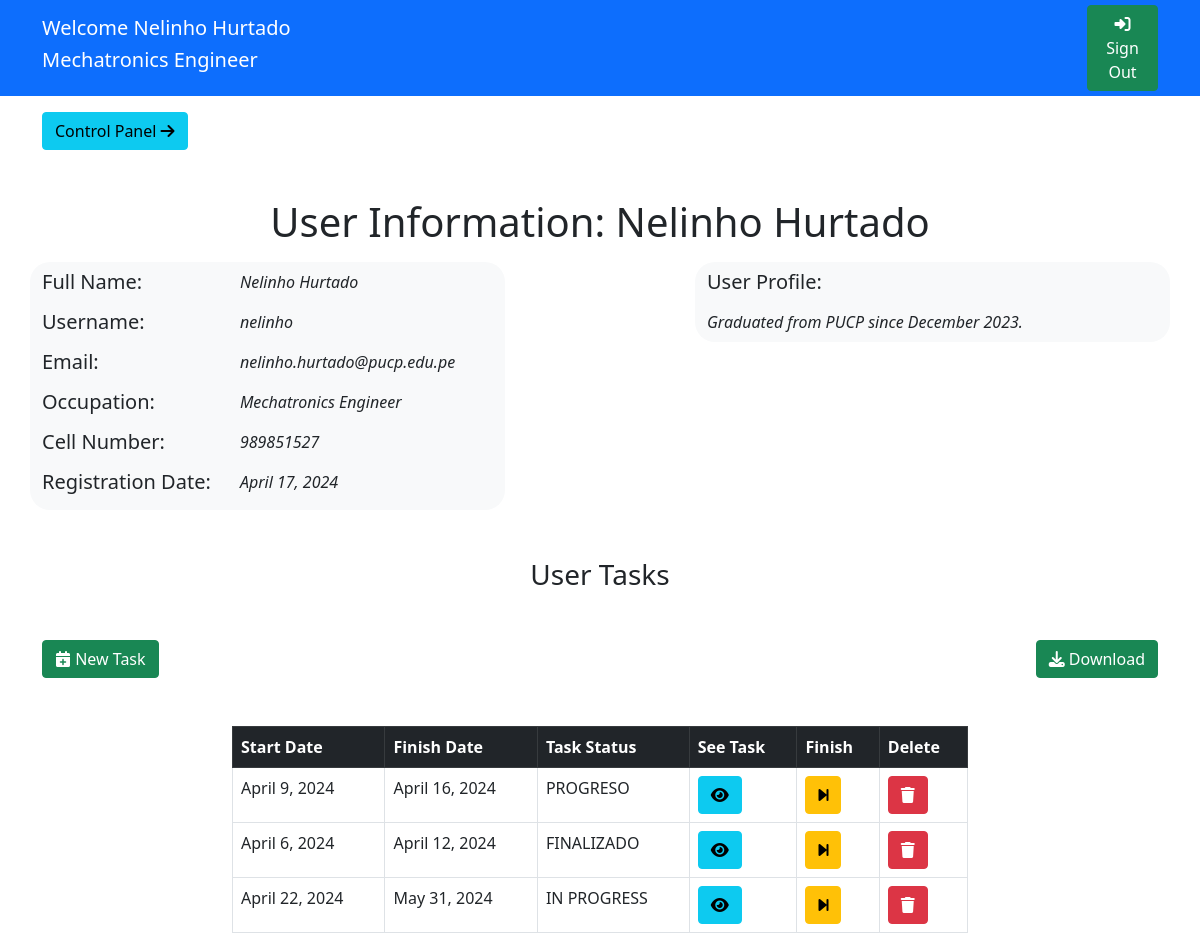
Page /perfilUsuario (signed in) on the committed database.
### app4/models.py (models this page shows)
class datosUsuario(models.Model):
    userRel = models.OneToOneField(User,on_delete=models.CASCADE)
    nroCelular = models.CharField(max_length=16, null=True, blank=True)
    profesionUsuario = models.CharField(max_length=64, null=True, blank=True)
    perfilUsuario = models.CharField(max_length=512, null=True, blank=True)
    fechaCreacion = models.DateField(default=date.today)

class tareasSistem(models.Model):
    nombreTarea = models.CharField(max_length=32, null=True, blank=True)
    descripcionTarea = models.CharField(max_length=512, null=True, blank=True)
    fechaFin = models.DateField(default=date.today)
    fechaInicio = models.DateField(default=date.today)
    estadoTarea = models.CharField(max_length=16, null=True, blank=True)
    usuarioCreador = models.ForeignKey(User, on_delete=models.CASCADE, null=True, blank=True)
    usuarioResponsable = models.ForeignKey(datosUsuario, on_delete=models.SET_NULL, null=True, blank=True)

### app4/views.py (the view, shortened to what this page needs)
# urls.py: path('perfilUsuario',views.perfilUsuario,name='perfilUsuario'),
@login_required(login_url='/')
def perfilUsuario(request):
    return render(request,'informacionUsuario.html',{
        'usuariosExtendidos':datosUsuario.objects.all(),
        'tareasTotales':tareasSistem.objects.all()
    })

### app4/templates/informacionUsuario.html (shortened to what this page needs)
{% load static %}
<!DOCTYPE html>
<html>
    <head>
        <link href="https://cdn.jsdelivr.net/npm/bootstrap@5.0.2/dist/css/bootstrap.min.css" rel="stylesheet">
        <link rel="stylesheet" href="https://cdnjs.cloudflare.com/ajax/libs/font-awesome/6.4.0/css/all.min.css" />
    </head>
    <body>
        <div class="bg-primary">
            <div class="container">
                <div class="row justify-content-between align-items-center">
                    <div class="col-4 mt-3 mb-3 text-white">
                        <div class="row">
                            <h5>Welcome {{ user.first_name }} {{ user.last_name }}</h5>
                        </div>
                        <div class="row">
                            <h5 id="usuarioNombreJs">{{ user.datosusuario.profesionUsuario }}</h5>
                        </div>
                    </div>
                    <div class="col-1">
                        <a class="btn btn-success" href="{% url 'app4:cerrarSesion' %}"><i class="fa-solid fa-right-to-bracket"></i> Sign Out</a>
                    </div>
                </div>
            </div>
        </div>
        <div class="container mt-3 mb-3">
            <div>
                <a href="{% url 'app4:consolaAdministrador' %}" class="btn btn-info">Control Panel <i class="fa-solid fa-arrow-right"></i></a>
            </div>
        </div>
        <div class="mt-5 text-center mb-3">
            <h1>User Information: {{ user.first_name }} {{ user.last_name }}</h1>
        </div>
        <div class="container">
            <div class="row justify-content-between">
                <div class="col-5 bg-light" style="border-radius: 20px;">
                    <div class="row mb-2 mt-2">
                        <div class="col-5">
                            <h5>Full Name: </h5>
                        </div>
                        <div class="col-7">
                            <i>{{ user.first_name }} {{ user.last_name }}</i>
                        </div>
                    </div>
                    <div class="row mb-2">
                        <div class="col-5">
                            <h5>Username: </h5>
                        </div>
                        <div class="col-7">
                            <i>{{ user.username }}</i>
                        </div>
                    </div>
                    <div class="row mb-2">
                        <div class="col-5">
                            <h5>Email: </h5>
                        </div>
                        <div class="col-7">
                            <i>{{ user.email }}</i>
                        </div>
                    </div>
                    <div class="row mb-2">
                        <div class="col-5">
                            <h5>Occupation: </h5>
                        </div>
                        <div class="col-7">
                            <i>{{ user.datosusuario.profesionUsuario }}</i>
                        </div>
                    </div>
                    <div class="row mb-2">
                        <div class="col-5">
                            <h5>Cell Number: </h5>
                        </div>
                        <div class="col-7">
                            <i>{{ user.datosusuario.nroCelular }}</i>
                        </div>
                    </div>
                    <div class="row mb-2">
                        <div class="col-5">
                            <h5>Registration Date: </h5>
                        </div>
                        <div class="col-7">
                            <i>{{ user.datosusuario.fechaCreacion }}</i>
                        </div>
                    </div>
                </div>
                <div class="col-5 bg-light h-100" style="border-radius: 20px;">
                    <div class="row mb-2 mt-2">
                        <div class="col-5">
                            <h5>User Profile: </h5>
                        </div>
                    </div>
                    <div class="row mb-2">
                        <div class="col-12">
                            <i>{{ user.datosusuario.perfilUsuario }}</i>
                        </div>
                    </div>
                </div>
            </div>
        </div>
        <div class="mt-5 text-center mb-3">
            <h3>User Tasks</h3>
        </div>
        <div class="container mt-5">
            <div class="row justify-content-between">
                <div class="col-2 text-start">
                    <button class="btn btn-success" data-bs-toggle="modal" data-bs-target="#nuevaTarea"><i class="fa-solid fa-calendar-plus"></i> New Task</button>
                </div>
                <div class="col-2 text-end">
                    <a class="btn btn-success" href="#"><i class="fa-solid fa-download"></i> Download</a>
                </div>
            </div>
        </div>
        <div class="mt-5 container">
            <div class="row justify-content-center">
                <div class="col-8">
                    <table class="table table-bordered">
                        <thead class="table-dark">
                            <th>Start Date</th>
                            <th>Finish Date</th>
                            <th>Task Status</th>
                            <th>See Task</th>
                            <th>Finish</th>
                            <th>Delete</th>
                        </thead>
                        <tbody>
                            {% for tareaInfo in tareasTotales %}
                            <tr>
                                <td>{{ tareaInfo.fechaInicio }}</td>
                                <td>{{ tareaInfo.fechaFin }}</td>
                                <td>{{ tareaInfo.estadoTarea }}</td>
                                <td><button data-bs-toggle="modal" data-bs-target="#detalleTarea" id="{{ tareaInfo.id }}" onclick="cargarInformacionTarea(this.id)" class="btn btn-info"><i class="fa-solid fa-eye"></i></button></td>
                                <td><a class="btn btn-warning" href="{% url 'app4:finalizarTarea' tareaInfo.id %}"><i class="fa-solid fa-forward-step"></i></a></td>
                                <td><a class="btn btn-danger" href="#"><i class="fa-solid fa-trash"></i></a></td>
                            </tr>
                            {% endfor %}
                        </tbody>
                    </table>
                </div>
            </div>
        </div>
    </body>
</html>

### rows in the picture
tareasSistem: fechaInicio "April 9, 2024", fechaFin "April 16, 2024", estadoTarea "PROGRESO"
tareasSistem: fechaInicio "April 6, 2024", fechaFin "April 12, 2024", estadoTarea "FINALIZADO"
tareasSistem: fechaInicio "April 22, 2024", fechaFin "May 31, 2024", estadoTarea "IN PROGRESS"

### other values in the picture
{{ user.first_name }} "Nelinho"
{{ user.last_name }} "Hurtado"
{{ user.datosusuario.profesionUsuario }} "Mechatronics Engineer"
{{ user.username }} "nelinho"
{{ user.email }} "nelinho.hurtado@pucp.edu.pe"
{{ user.datosusuario.nroCelular }} "989851527"
{{ user.datosusuario.fechaCreacion }} "April 17, 2024"
{{ user.datosusuario.perfilUsuario }} "Graduated from PUCP since December 2023."
